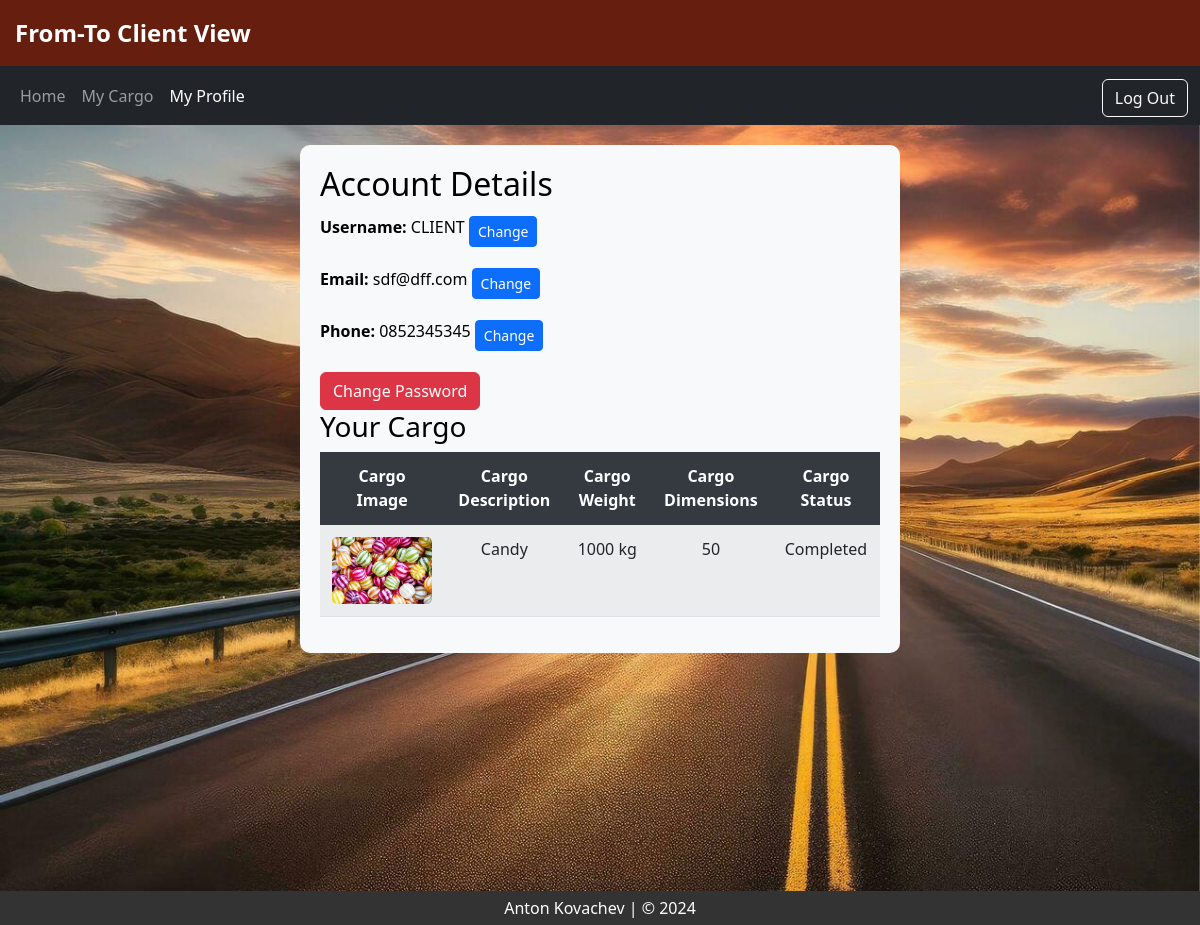
Page /Client_MyProfile.php (signed in) on the committed database.
### tables this page shows
CREATE TABLE `user` (
  `User_ID` int(11) NOT NULL,
  `User_Username` varchar(255) NOT NULL,
  `User_Password` varchar(255) NOT NULL,
  `User_Phone` varchar(10) NOT NULL,
  `User_Email` varchar(255) NOT NULL,
  `User_Role` enum('Client','Deliverer') NOT NULL,
  `User_Approved` enum('Approved','Not Approved') NOT NULL DEFAULT 'Approved',
  `Review_IDs` text DEFAULT NULL
);

### Client_MyProfile.php (the view, shortened to what this page needs)
<?php
    $dbHost = "localhost";
    $dbName = "from_to";
    $dbUser = "root";
    $dbPass = "";
    $conn = new mysqli($dbHost, $dbUser, $dbPass, $dbName);
    $username = $_SESSION['User_Username'];
    $userID = $_SESSION['User_ID'];
    $stmt = $conn->prepare("SELECT * FROM User WHERE User_Username = ? AND User_Role = 'Client'");
    $stmt->bind_param("s", $username);
    $stmt->execute();
    $userResult = $stmt->get_result()->fetch_assoc();
    $userUsername = $userResult['User_Username'];
    $userEmail = $userResult['User_Email'];
    $userPhone = $userResult['User_Phone'];
    $cargoQuery = "
        SELECT
            c.Cargo_Description,
            c.Cargo_Weight,
            c.Cargo_Dimensions,
            o.Order_Status,
            g.Image_Path
        FROM
            Cargo c
        INNER JOIN
            Order_Cargo oc ON c.Cargo_ID = oc.Cargo_ID
        INNER JOIN
            `Order` o ON oc.Order_ID = o.Order_ID
        LEFT JOIN Gallery g ON c.Cargo_ID = g.Entity_ID
        AND g.Entity_Type = 'Cargo'
        WHERE
            c.User_ID = ?
    ";
    $stmt = $conn->prepare($cargoQuery);
    $stmt->bind_param("i", $userID);
    $stmt->execute();
    $cargoResult = $stmt->get_result();
    $cargoList = $cargoResult->fetch_all(MYSQLI_ASSOC);
?>
<!DOCTYPE html>
<html lang="en">
<head>
    <link href="https://cdn.jsdelivr.net/npm/bootstrap@5.3.0-alpha1/dist/css/bootstrap.min.css" rel="stylesheet">
</head>
<body>
    <div class="banner">From-To Client View</div>
    <nav class="navbar navbar-expand-lg navbar-dark bg-dark">
        <div class="container-fluid">
            <div class="collapse navbar-collapse" id="navbarNav">
                <ul class="navbar-nav ml-auto">
                    <li class="nav-item">
                        <a class="nav-link" href="LoggedIn_Client.php">Home</a>
                    </li>
                    <li class="nav-item">
                        <a class="nav-link" href="Client_MyCargo1.php">My Cargo</a>
                    </li>
                    <li class="nav-item">
                        <a class="nav-link active" href="Client_MyProfile.php">My Profile</a>
                    </li>
                </ul>
            </div>
            <a class="btn btn-outline-light" href="LogOut.php">Log Out</a>
        </div>
    </nav>
    <div class="background-wrapper">
        <div class="main-content">
            <div class="content-wrapper">
                <h2>Account Details</h2>
                <div>
                    <p><strong>Username:</strong> <?= htmlspecialchars($userUsername) ?> <button class="btn btn-primary btn-sm" onclick="toggleForm('usernameForm')">Change</button></p>
                </div>
                <div>
                    <p><strong>Email:</strong> <?= htmlspecialchars($userEmail) ?> <button class="btn btn-primary btn-sm" onclick="toggleForm('emailForm')">Change</button></p>
                </div>
                <div>
                    <p><strong>Phone:</strong> <?= htmlspecialchars($userPhone) ?> <button class="btn btn-primary btn-sm" onclick="toggleForm('phoneForm')">Change</button></p>
                </div>
                <button class="btn btn-danger" data-bs-toggle="modal" data-bs-target="#passwordModal">Change Password</button>
                <div class="table-container">
                    <h3>Your Cargo</h3>
                    <table class="table table-striped">
                        <thead class="table-dark">
                            <tr>
                                <th>Cargo Image</th>
                                <th>Cargo Description</th>
                                <th>Cargo Weight</th>
                                <th>Cargo Dimensions</th>
                                <th>Cargo Status</th>
                            </tr>
                        </thead>
                        <tbody>
                            <?php if (empty($cargoList)): ?>
                                <tr>
                                    <td colspan="5" class="text-center">No cargo found.</td>
                                </tr>
                            <?php else: ?>
                                <?php foreach ($cargoList as $cargo): ?>
                                    <tr>
                                        <td>
                                                <img src="<?= htmlspecialchars($cargo['Image_Path'] ?? 'uploads\no-image.png') ?>" alt="Cargo Image" class="cargo-image">
                                        </td>
                                        <td><?= htmlspecialchars($cargo['Cargo_Description']) ?></td>
                                        <td><?= htmlspecialchars($cargo['Cargo_Weight']) ?> kg</td>
                                        <td><?= htmlspecialchars($cargo['Cargo_Dimensions']) ?></td>
                                        <td><?= htmlspecialchars($cargo['Order_Status']) ?></td>
                                    </tr>
                                <?php endforeach; ?>
                            <?php endif; ?>
                        </tbody>
                    </table>
                </div>
            </div>
        </div>
            </div>
    <div class="footer">Anton Kovachev | © 2024</div>
</body>
</html>

### Client_MyProfile.php (style rules this page uses)
.banner { background-color: #661e0f; color: white; padding: 15px; font-size: 24px; font-weight: bold; }
.footer { background-color: #333; color: white; padding: 5px 0; text-align: center; position: fixed; bottom: 0; width: 100%; }
.main-content { min-height: 400px; display: flex; justify-content: center; align-items: center; }
.content-wrapper { max-width: 600px; width: 100%; background: #f8f9fa; padding: 20px; border-radius: 10px; }
.btn { margin-top: 5px; }
.table-container table { width: 100%; border-collapse: collapse; }
.table-container th, .table-container td { padding: 12px; text-align: center; }
.table-container th { background-color: #343a40; color: white; }
.table-container td { background-color: #f8f9fa; }
.table-container img { max-width: 100px; max-height: 100px; object-fit: cover; border-radius: 5px; }
.background-wrapper { background-image: url('uploads/bg1.jpg'); background-size: cover; background-repeat: no-repeat; background-attachment: fixed; min-height: 100vh; padding: 20px; color: black; overflow: hidden; }

### rows in the picture
user: User_Username "CLIENT", User_Email "sdf@dff.com", User_Phone "0852345345"

### other values in the picture
$cargo['Cargo_Description'] "Candy"
$cargo['Cargo_Weight'] "1000"
$cargo['Cargo_Dimensions'] "50"
$cargo['Order_Status'] "Completed"
